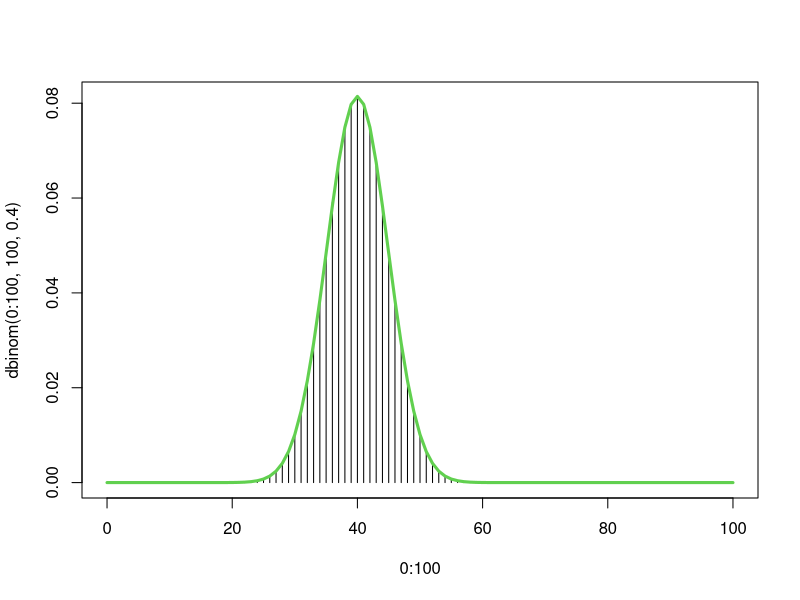

This figure's R source:
#ESMA 3016
#EAF/Noviembre 2014
#Lab16: Aproximacion normal a la Binomial
#De Moivre(1733)
#Si X es binomial(n.p) entonces Z=(X-np)/sqrt(npq) is N(0,1) cuando n es grande
#Como X es discreta y Z es continua se aplica un factor de correccion por continuidad de .5
#Asi P[X=k]~P[k-.5<X<k+.5]~P[(k-.5-np)/sqrt(npq)<Z<(k+.5-np)/sqrt(npq)]
#Ejemplo 1. con n=20 y p=.3 y k=8), np=6 y npq=4.2
p.exacta=dbinom(8,20,.3)
#Estandararizando
p.aprox1=pnorm(2.5/sqrt(4.2))-pnorm(1.5/sqrt(4.2))
#Sin estandarizar
p.aprox2=pnorm(8.5,6,sqrt(4.2))-pnorm(7.5,6,sqrt(4.2))
#Ejemplo 2. con n=100 y p=.4 y k=45, np=40 y npq=24
p.exacta=dbinom(45,100,.4)
p.aprox=pnorm(5.5/sqrt(24))-pnorm(4.5/sqrt(24))
#Ejemplo 3. con n=100 y p=.4 y k=30, np=40 y npq=24
p.exacta=dbinom(30,100,.4)
p.aprox=pnorm(-9.5/sqrt(24))-pnorm(-10.5/sqrt(24))
#otras formulas:
#P[a<=X<=b]~P[(a-.5-np)/sqrt(npq)<Z<(b+.5-np)/sqrt(npq)]=F[(b+.5-np)/sqrt(npq)]-F[(a-.5-np)/sqrt(npq)]
#Ejemplo 4. con n=100 y p=.4, calcular P(25<=X<=35)
p.exacta=pbinom(35,100,.4)-pbinom(24,100,.4)
p.aprox=pnorm(-4.5/sqrt(24))-pnorm(-15.5/sqrt(24))
#Trazando las probabilidades binomiales y la curva normal que aproxima las probabilidades
plot(0:100,dbinom(0:100,100,.4),type="h")
curve(dnorm(x,40,sqrt(24)),add=T,col=3,lwd=3)
#Teorema de Moivre pero usando proporciones, phat=X/n, proporcion de eventos en una muestra de tamano n, 
#phat es un numero entre 0 y 1.
#Z=(phat-p)/sqrt(pq/n) es aproximadamnte N(0,1), la probabilidad p es conocida
#Formula Prob(phat<po)=P(Z<(po-p)/sqrt(pq/n))
#Ejemplo 4. Cual es la probabilidad estimada de que en una muestra de tamano 100, la proporcion de  eventos sea menor de .6
# si se sabe que en la probabilidad de ocurrencia p es .4
pnorm(.6,.4,sqrt(.0024))
#La probabiidad exacta es
pbinom(59,100,.4)